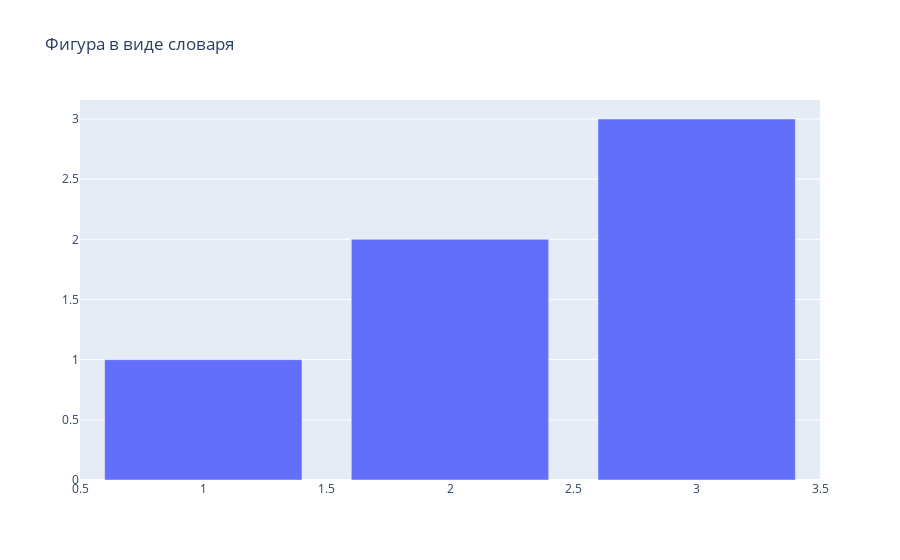

This figure's notebook cell:
### Code cell
# Можно создать объект класса Figure на основе словаря
fig = go.Figure(fig_dict)
fig.show()

### Figure 1 — Plotly figure (JSON) as saved in the notebook; plotly's stock layout.template omitted (floating-point values rounded to 4 significant figures)
{"data": [{"type": "bar", "x": [1, 2, 3], "y": [1, 2, 3]}], "layout": {"title": {"text": "Фигура в виде словаря"}}}
